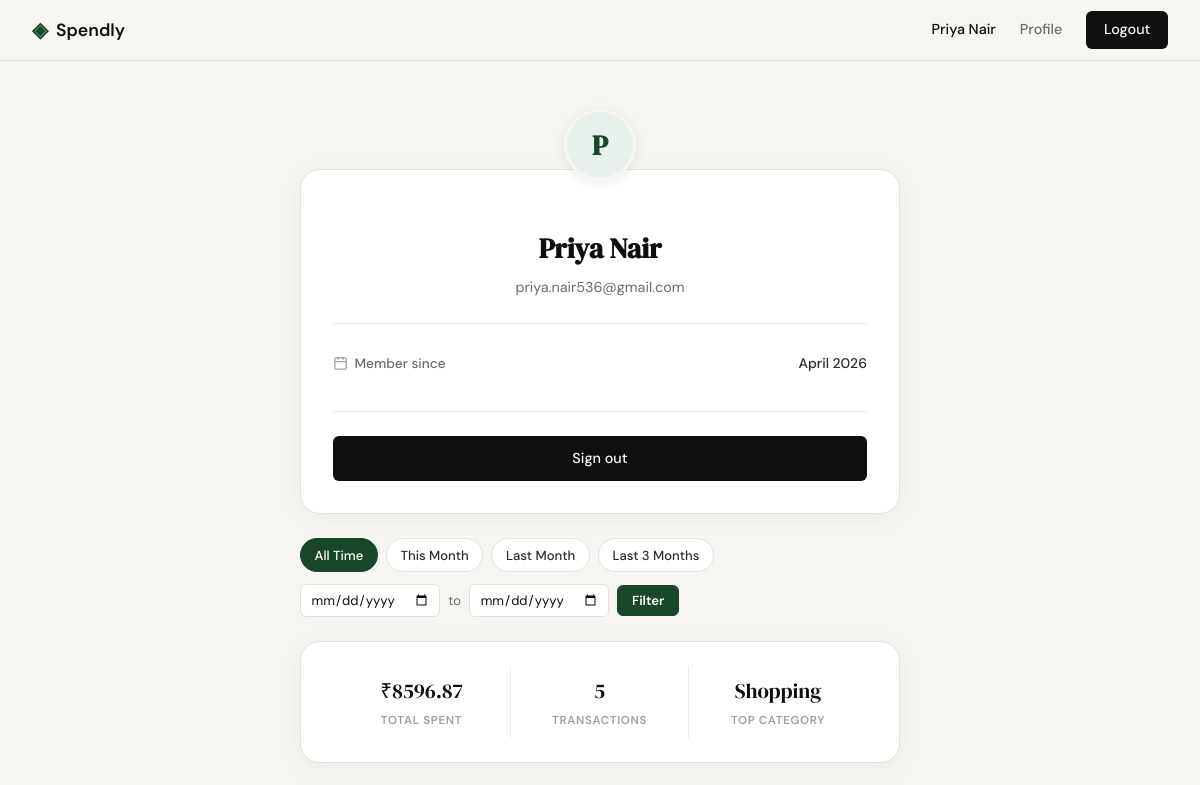
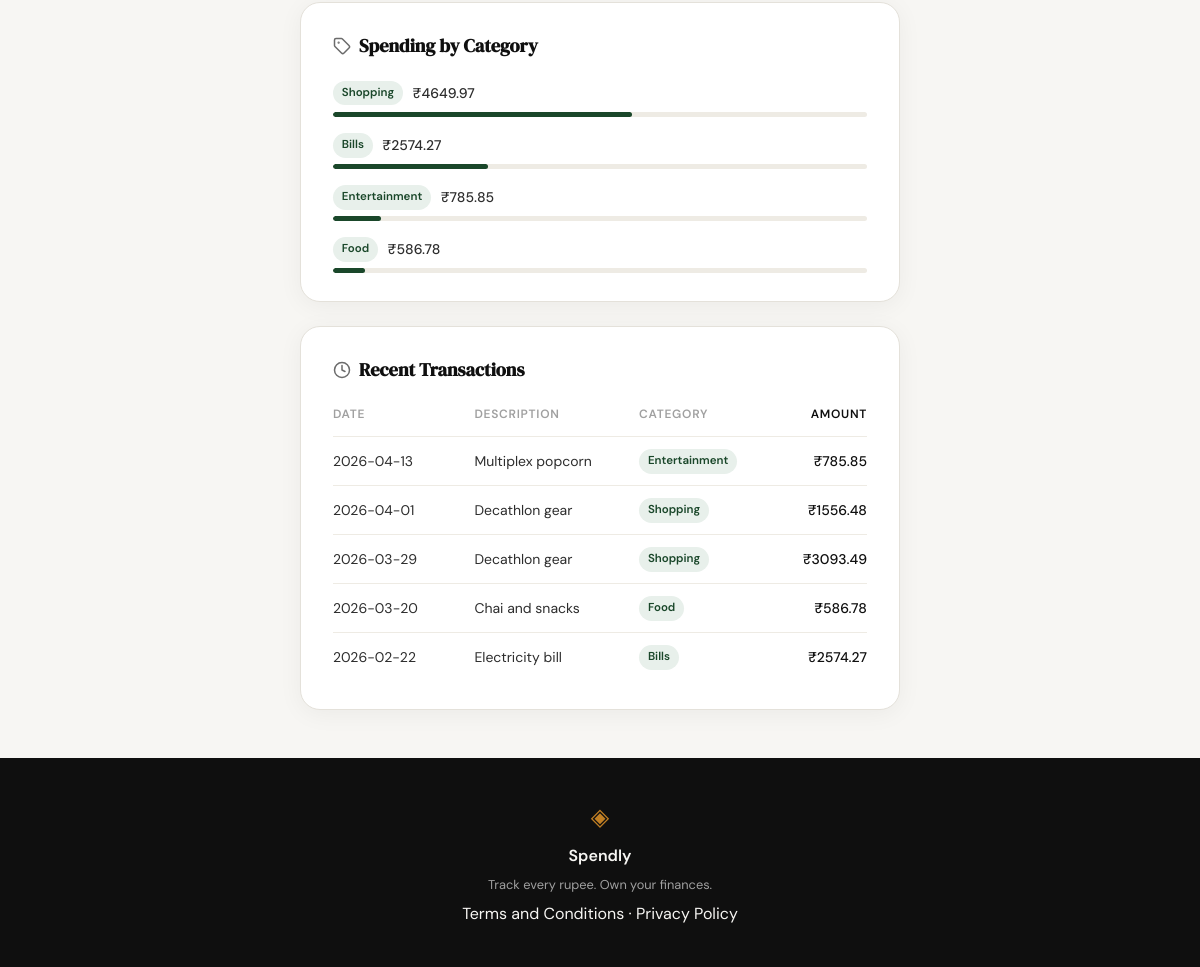
Screenshot of /profile (signed in) with the database file from the repository (2 pictures, top to bottom).
### tables this page shows
CREATE TABLE users (
            id            INTEGER PRIMARY KEY AUTOINCREMENT,
            name          TEXT    NOT NULL,
            email         TEXT    NOT NULL UNIQUE,
            password_hash TEXT    NOT NULL,
            created_at    TEXT    DEFAULT (datetime('now'))
        );

CREATE TABLE expenses (
            id          INTEGER PRIMARY KEY AUTOINCREMENT,
            user_id     INTEGER NOT NULL REFERENCES users(id),
            amount      REAL    NOT NULL,
            category    TEXT    NOT NULL,
            date        TEXT    NOT NULL,
            description TEXT,
            created_at  TEXT    DEFAULT (datetime('now'))
        );

### app.py (the view)
@app.route("/profile")
def profile():
    if not session.get("user_id"):
        return redirect(url_for("login"))
    uid = session["user_id"]
    from_date = _parse_date(request.args.get("from_date"))
    to_date   = _parse_date(request.args.get("to_date"))
    period    = request.args.get("period", "")
    active_period = None
    if from_date is None and to_date is None and period:
        from_date, to_date = _resolve_period(period)
        if from_date:
            active_period = period
    limit = None if (from_date or to_date) else 10
    custom_date_filter = bool((from_date or to_date) and not active_period)
    user      = get_user_by_id(uid)
    stats     = get_summary_stats(uid, from_date=from_date, to_date=to_date)
    recent    = get_recent_transactions(uid, limit=limit,
                                        from_date=from_date, to_date=to_date)
    breakdown = get_category_breakdown(uid, from_date=from_date, to_date=to_date)
    return render_template("profile.html",
                           user=user, stats=stats,
                           recent=recent, breakdown=breakdown,
                           from_date=from_date, to_date=to_date,
                           active_period=active_period,
                           custom_date_filter=custom_date_filter)

### app.py (called while the page is built)
def _parse_date(value: Optional[str]) -> Optional[str]:
    if not value:
        return None
    try:
        datetime.strptime(value, "%Y-%m-%d")
        return value
    except ValueError:
        return None

### database/_categories.py (called while the page is built)
def _get_category_breakdown(user_id: int,
                              from_date: Optional[str] = None,
                              to_date: Optional[str] = None):
    where, params = build_date_filter(user_id, from_date, to_date)
    conn = get_db()
    rows = conn.execute(
        "SELECT category AS name, SUM(amount) AS amount "
        "FROM expenses WHERE " + where +
        " GROUP BY category ORDER BY SUM(amount) DESC",
        params
    ).fetchall()
    conn.close()
    if not rows:
        return []
    amounts = [float(r["amount"]) for r in rows]
    total = sum(amounts)
    floors = [int(a / total * 100) for a in amounts]
    floors[floors.index(max(floors))] += 100 - sum(floors)
    return [
        {"name": rows[i]["name"], "amount": amounts[i], "pct": floors[i]}
        for i in range(len(rows))
    ]

### database/_filters.py (called while the page is built)
def build_date_filter(
    user_id: int,
    from_date: Optional[str],
    to_date: Optional[str],
) -> Tuple[str, List]:
    where = "user_id = ?"
    params: List = [user_id]
    if from_date:
        where += " AND date >= ?"
        params.append(from_date)
    if to_date:
        where += " AND date <= ?"
        params.append(to_date)
    return where, params

### database/_stats.py (called while the page is built)
def _get_summary_stats(user_id: int,
                        from_date: Optional[str] = None,
                        to_date: Optional[str] = None):
    where, params = build_date_filter(user_id, from_date, to_date)
    conn = get_db()
    agg = conn.execute(
        "SELECT COALESCE(SUM(amount), 0) AS total_spent, "
        "COUNT(*) AS transaction_count "
        "FROM expenses WHERE " + where,
        params
    ).fetchone()
    top = conn.execute(
        "SELECT category FROM expenses WHERE " + where +
        " GROUP BY category ORDER BY SUM(amount) DESC LIMIT 1",
        params
    ).fetchone()
    conn.close()
    return {
        "total_spent": float(agg["total_spent"]),
        "transaction_count": int(agg["transaction_count"]),
        "top_category": top["category"] if top else None,
    }

### database/db.py (called while the page is built)
def get_db():
    conn = sqlite3.connect(DB_PATH)
    conn.row_factory = sqlite3.Row
    conn.execute("PRAGMA foreign_keys = ON")
    return conn

### templates/profile.html (shortened to what this page needs)
{% extends "base.html" %}
{% block content %}
<section class="profile-section">
    <div class="profile-container">
        <div class="profile-avatar-wrap">
            <div class="profile-avatar">{{ user['name'][0].upper() }}</div>
        </div>
        <div class="profile-card">
            <div class="profile-identity">
                <h1 class="profile-name">{{ user['name'] }}</h1>
                <p class="profile-email">{{ user['email'] }}</p>
            </div>
            <hr class="profile-divider">
            <div class="profile-meta">
                <span class="profile-meta-label">
                    <i data-lucide="calendar"></i>
                    Member since
                </span>
                <span class="profile-meta-value">{{ user['member_since'] }}</span>
            </div>
            <div class="profile-actions">
                <a href="{{ url_for('logout') }}" class="btn-primary">Sign out</a>
            </div>
        </div>
        <div class="filter-bar">
            <div class="filter-presets">
                <a href="{{ url_for('profile') }}"
                   class="filter-pill{% if not active_period and not from_date and not to_date %} filter-pill--active{% endif %}">
                    All Time
                </a>
                <a href="{{ url_for('profile', period='this_month') }}"
                   class="filter-pill{% if active_period == 'this_month' %} filter-pill--active{% endif %}">
                    This Month
                </a>
                <a href="{{ url_for('profile', period='last_month') }}"
                   class="filter-pill{% if active_period == 'last_month' %} filter-pill--active{% endif %}">
                    Last Month
                </a>
                <a href="{{ url_for('profile', period='last_3_months') }}"
                   class="filter-pill{% if active_period == 'last_3_months' %} filter-pill--active{% endif %}">
                    Last 3 Months
                </a>
            </div>
            <form method="GET" action="{{ url_for('profile') }}" class="filter-date-form">
                <input type="date" name="from_date" value="{{ from_date or '' }}" class="filter-date-input">
                <span class="filter-date-sep">to</span>
                <input type="date" name="to_date" value="{{ to_date or '' }}" class="filter-date-input">
                <button type="submit" class="filter-submit">Filter</button>
            </form>
        </div>
        <div class="profile-card profile-stats-card">
            <div class="profile-stats-grid">
                <div class="profile-stat">
                    <span class="profile-stat-value">&#8377;{{ "%.2f"|format(stats['total_spent']) }}</span>
                    <span class="profile-stat-label">Total Spent</span>
                </div>
                <div class="profile-stat">
                    <span class="profile-stat-value">{{ stats['transaction_count'] }}</span>
                    <span class="profile-stat-label">Transactions</span>
                </div>
                <div class="profile-stat">
                    <span class="profile-stat-value">{{ stats['top_category'] or '&#8212;' }}</span>
                    <span class="profile-stat-label">Top Category</span>
                </div>
            </div>
        </div>
        {% if breakdown %}
        <div class="profile-card profile-tx-card">
            <h2 class="profile-tx-title">
                <i data-lucide="tag"></i>
                Spending by Category
            </h2>
            <div class="profile-cat-list">
                {% for row in breakdown %}
                {% set pct = row['pct'] %}
                <div class="profile-cat-row">
                    <div class="profile-cat-header">
                        <span class="profile-tx-badge">{{ row['name'] }}</span>
                        <span class="profile-cat-amt">₹{{ "%.2f"|format(row['amount']) }}</span>
                    </div>
                    <div class="profile-cat-track">
                        <div class="profile-cat-bar" style="width: {{ pct }}%"></div>
                    </div>
                </div>
                {% endfor %}
            </div>
        </div>
        {% endif %}
        <div class="profile-card profile-tx-card">
            <h2 class="profile-tx-title">
                <i data-lucide="clock"></i>
                {% if from_date or to_date %}Transactions{% else %}Recent Transactions{% endif %}
            </h2>
            {% if recent %}
            <table class="profile-tx-table">
                <thead>
                    <tr>
                        <th>Date</th>
                        <th>Description</th>
                        <th>Category</th>
                        <th class="profile-tx-amount">Amount</th>
                    </tr>
                </thead>
                <tbody>
                    {% for tx in recent %}
                    <tr>
                        <td class="profile-tx-date">{{ tx['date'] }}</td>
                        <td>{{ tx['description'] or '—' }}</td>
                        <td><span class="profile-tx-badge">{{ tx['category'] }}</span></td>
                        <td class="profile-tx-amount">₹{{ "%.2f"|format(tx['amount']) }}</td>
                    </tr>
                    {% endfor %}
                </tbody>
            </table>
            {% else %}
            <p class="profile-tx-empty">No transactions yet.</p>
            {% endif %}
        </div>
    </div>
</section>
{% endblock %}

### templates/base.html (shortened to what this page needs)
<!DOCTYPE html>
<html lang="en">
<head>
    <link rel="stylesheet" href="{{ url_for('static', filename='css/style.css') }}">
</head>
<body>
    <nav class="navbar">
        <div class="nav-inner">
            <a href="{{ url_for('landing') }}" class="nav-brand">
                <span class="brand-icon">◈</span>
                <span class="brand-name">Spendly</span>
            </a>
            <div class="nav-links">
                {% if session.get('user_id') %}
                    <span class="nav-username">{{ session['user_name'] }}</span>
                    <a href="{{ url_for('profile') }}">Profile</a>
                    <a href="{{ url_for('logout') }}" class="nav-cta">Logout</a>
                {% else %}
                    <a href="{{ url_for('login') }}">Sign in</a>
                    <a href="{{ url_for('register') }}" class="nav-cta">Get started</a>
                {% endif %}
            </div>
        </div>
    </nav>
    <main class="main-content">
        {% block content %}{% endblock %}
    </main>
    <footer class="footer">
        <div class="footer-inner">
            <span class="brand-icon">◈</span>
            <span class="footer-name">Spendly</span>
            <p class="footer-copy">Track every rupee. Own your finances.</p>
            <p><a href="/terms">Terms and Conditions</a> · <a href="/privacy">Privacy Policy</a></p>
        </div>
    </footer>
</body>
</html>

### rows the page displays
users: user_name "Priya Nair", name "P", name "Priya Nair", email "priya.nair536@gmail.com"
expenses: name "Bills", amount "2574.27", {{ pct }} 29 (drawn), date "2026-02-22", description "Electricity bill", category "Bills"
expenses: name "Entertainment", amount "785.85", {{ pct }} 9 (drawn), date "2026-04-13", description "Multiplex popcorn", category "Entertainment"
expenses: name "Food", amount "586.78", {{ pct }} 6 (drawn), date "2026-03-20", description "Chai and snacks", category "Food"
expenses: date "2026-04-01", description "Decathlon gear", category "Shopping", amount "1556.48"
expenses: date "2026-03-29", description "Decathlon gear", category "Shopping", amount "3093.49"

### other values shown
{{ user['member_since'] }} "April 2026"
{{ "%.2f"|format(stats['total_spent']) }} "8596.87"
{{ stats['transaction_count'] }} "5"
{{ stats['top_category'] or '&#8212;' }} "Shopping"
{{ row['name'] }} "Shopping"
{{ "%.2f"|format(row['amount']) }} "4649.97"
